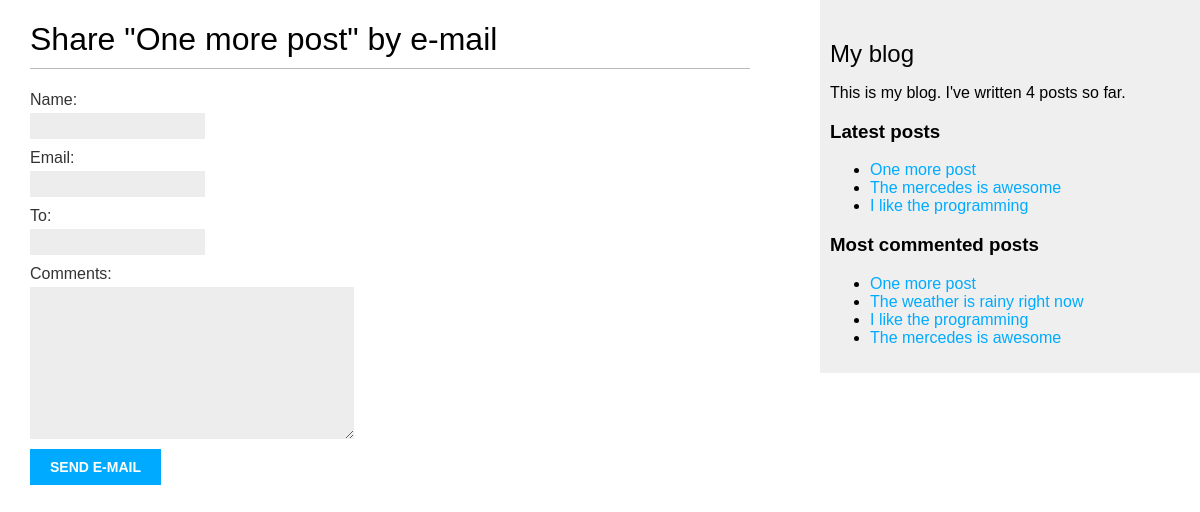
/blog/5/share/, run on an earlier commit of the app's database.
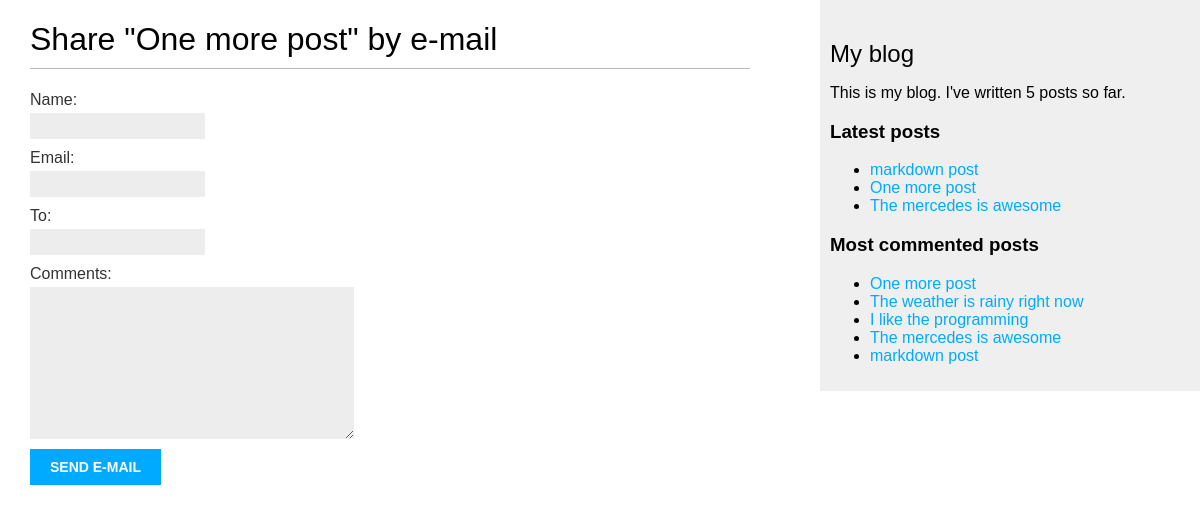
And on a later commit of the database.
### blog/models.py (models this page shows, shortened)
class Post(models.Model):
    class Status(models.TextChoices):
        DRAFT = "DF", "Draft"
        PUBLISHED = "PB", "PUBLISHED"
    title = models.CharField(max_length=250)
    slug = models.SlugField(max_length=250, unique_for_date="publish")
    author = models.ForeignKey(
        settings.AUTH_USER_MODEL,
        on_delete=models.CASCADE,
        related_name="blog_posts"
    )
    body = models.TextField()
    publish = models.DateTimeField(default=timezone.now)
    created = models.DateTimeField(auto_now_add=True)
    updated = models.DateTimeField(auto_now=True)
    status = models.CharField(
        max_length=2,
        choices=Status,
        default=Status.DRAFT
    )
    tags = TaggableManager()
    objects = models.Manager()  # The default manager
    published = PublishedManager()  # Our custom manager
    class Meta:
        ordering = ["-publish"]
        indexes = [
            models.Index(fields=["-publish"])
        ]
    def get_absolute_url(self):
        return reverse("blog:post_detail", args=[self.publish.year, self.publish.month, self.publish.day, self.slug])

### blog/views.py (the view)
# urls.py: path('<int:post_id>/share/', views.post_share, name="post_share"),
def post_share(request, post_id):
    post = get_object_or_404(Post, id=post_id, status=Post.Status.PUBLISHED)
    sent = False
    if request.method == "POST":
        form = EmailPostForm(request.POST)
        if form.is_valid():
            cd = form.cleaned_data
            post_url = request.build_absolute_uri(
                post.get_absolute_url()
            )
            subject = (
                f"{cd['name']} ({cd['email']}) "
                f"recommends you read {post.title}"
            )
            message = (
                f"Read {post.title} at {post_url}\n\n"
                f"{cd['name']}\'s comments: {cd['comments']}"
            )
            send_mail(
                subject=subject,
                message=message,
                from_email=None,
                recipient_list=[cd['to']]
            )
            sent = True
    else:
        form = EmailPostForm()
    return render(request, "blog/post/share.html", {'post': post, 'form': form, 'sent': sent})

### blog/forms.py
class EmailPostForm(forms.Form):
    name = forms.CharField(max_length=25)
    email = forms.EmailField()
    to = forms.EmailField()
    comments = forms.CharField(required=False, widget=forms.Textarea)

### blog/models.py (called while the page is built)
    def get_queryset(self):
        return (
            super().get_queryset().filter(status=Post.Status.PUBLISHED)
        )

### blog/templatetags/blog_tags.py (called while the page is built)
@register.simple_tag
def total_posts():
    return Post.published.count()

@register.inclusion_tag("blog/post/latest_posts.html")
def show_latest_posts(count=5):
    latest_posts = Post.published.order_by("-publish")[:count]
    return {'latest_posts': latest_posts}

@register.simple_tag
def get_most_commented_posts(count=5):
    return Post.published.annotate(
        total_comments=Count('comments')
    ).order_by('-total_comments')[:count]

### blog/templates/blog/post/share.html (shortened to what this page needs)
{% extends "blog/base.html" %}
{% block content %}
  {% if sent %}
    <h1>E-mail successfully sent</h1>
    <p>
      "{{ post.title }}" was successfully sent to {{ form.cleaned_data.to }}.
    </p>
  {% else %}
    <h1>Share "{{ post.title }}" by e-mail</h1>
    <form method="post" novalidate>
      {{ form.as_p }}
      <input type="submit" value="Send e-mail">
    </form>
  {% endif %}
{% endblock %}

### blog/templates/blog/base.html (shortened to what this page needs)
{% load blog_tags %}
{% load static %}
<!DOCTYPE html>
<html>
  <head>
    <link href="{% static "css/blog.css" %}" rel="stylesheet">
  </head>
  <body>
    <div id="content">{% block content %} {% endblock %}</div>
    <div id="sidebar">
      <h2>My blog</h2>
      <p>
        This is my blog.
        I've written {% total_posts %} posts so far.
      </p>
      <h3>Latest posts</h3>
      {% show_latest_posts 3 %}
      <h3>Most commented posts</h3>
      {% get_most_commented_posts as most_commented_posts %}
      <ul>
        {% for post in most_commented_posts %}
        <li>
          <a href="{{ post.get_absolute_url }}">{{ post.title }}</a>
        </li>
        {% endfor %}
      </ul>
    </div>
  </body>
</html>

### blog/templates/blog/post/latest_posts.html
<ul>
    {% for post in latest_posts %}
    <li>
        <a href="{{ post.get_absolute_url }}">{{ post.title }}</a>
    </li>
    {% endfor %}
</ul>

What changed in the data, as far as the page shows it:
no longer on one of the page's lists (row unchanged): Post: title "I like the programming"
added Post: title "markdown post"
Also different on the page:
text no longer shown: "4"
text now shown: "5"
